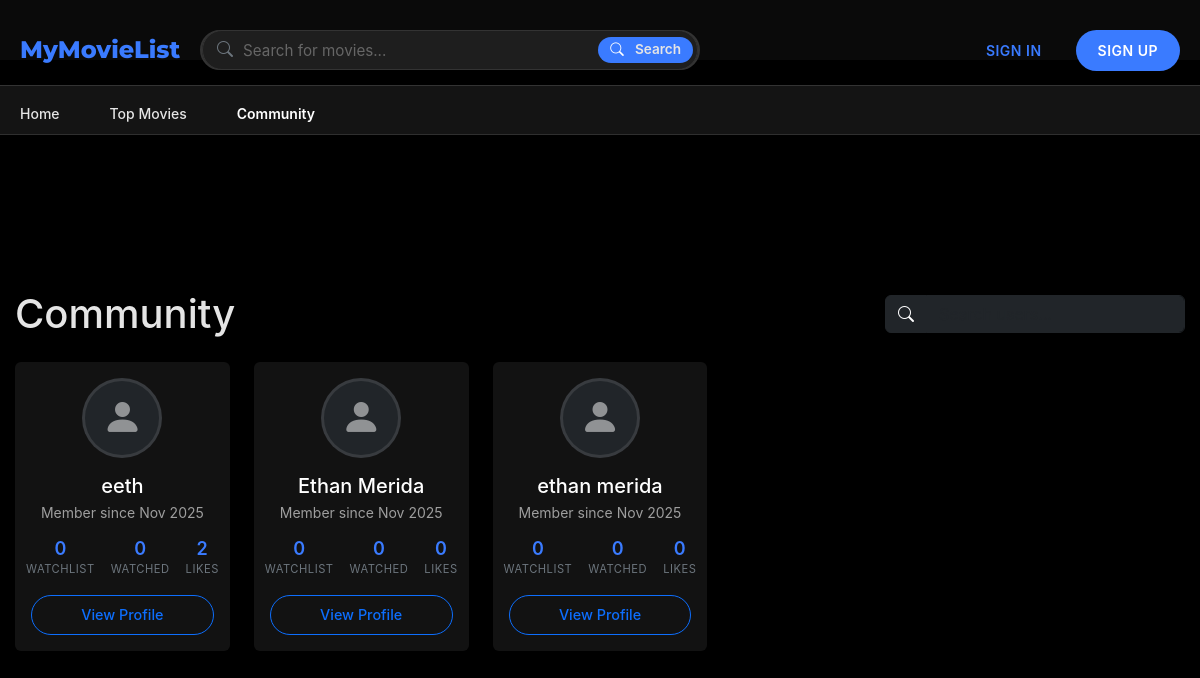
Page /community on the earlier database version.
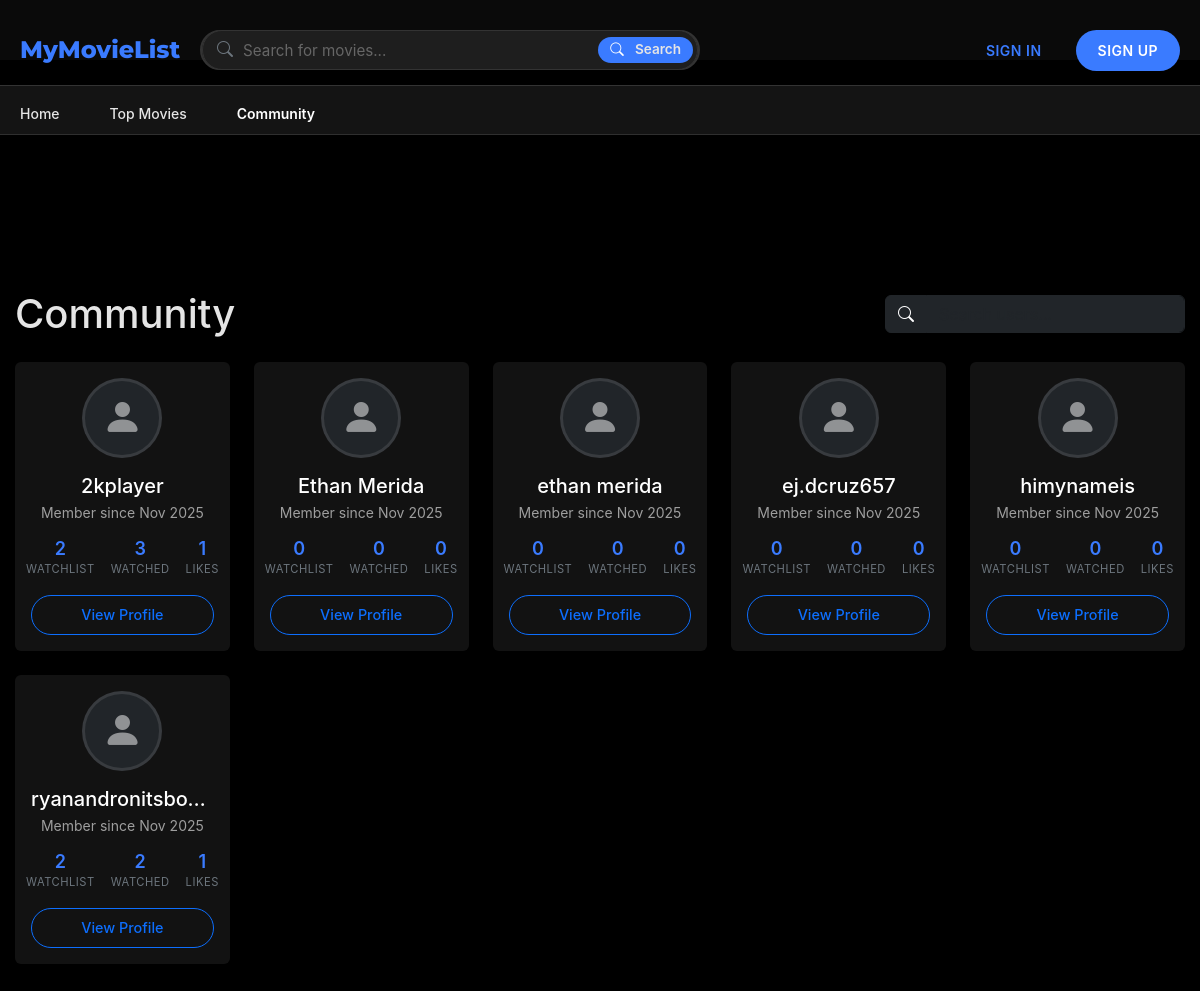
Same page on the later database version.
### board/models.py (models this page shows, shortened)
class User(UserMixin, db.Model):
    __tablename__ = 'users'
    id = db.Column(db.Integer, primary_key=True)
    username = db.Column(db.String(64), unique=True, nullable=False)
    email = db.Column(db.String(120), unique=True, nullable=False)
    password_hash = db.Column(db.String(128))
    created_at = db.Column(db.DateTime, default=datetime.utcnow)
    last_login = db.Column(db.DateTime)
    is_active = db.Column(db.Boolean, default=True)
    watchlist = db.relationship(
        'Movie',
        secondary=watchlist,
        lazy='dynamic',
        backref=db.backref('watchers', lazy='dynamic')
    )
    favorite_movies = db.relationship(
        'Movie',
        secondary=favorites,
        lazy='dynamic',
        backref=db.backref('favorited_by', lazy='dynamic')
    )
    watched_movies = db.relationship(
        'Movie',
        secondary=watched,
        lazy='dynamic',
        backref=db.backref('watched_by', lazy='dynamic')
    )

### board/pages.py (the view)
@bp.route('/community')
def community():
    users = User.query.filter_by(is_active=True)\
                    .order_by(User.last_login.desc())\
                    .limit(50).all()  # Limit to 50 most recent users
    for user in users:
        user.stats = {
            'watchlist_count': user.watchlist.count(),
            'watched_count': user.watched_movies.count(),
            'favorites_count': user.favorite_movies.count()
        }
    return render_template('community.html', users=users)

### board/templates/community.html (shortened to what this page needs)
{% extends "base.html" %}
{% block content %}
<div class="container py-4">
    <div class="d-flex justify-content-between align-items-center mb-4">
        <h1 class="mb-0">Community</h1>
        <div class="d-flex align-items-center">
            <div class="input-group" style="max-width: 300px;">
                <span class="input-group-text bg-dark border-dark"><i class="bi bi-search text-white"></i></span>
                <input type="text" class="form-control bg-dark text-white border-dark" placeholder="Search users..." id="userSearch">
            </div>
        </div>
    </div>
    <div class="row row-cols-2 row-cols-md-3 row-cols-lg-4 row-cols-xl-5 g-4" id="userGrid">
        {% for user in users %}
        <div class="col">
            <div class="card h-100 border-0 shadow-sm hover-shadow transition-all">
                <div class="card-body text-center p-3">
                    <div class="mb-3">
                        <div class="mx-auto position-relative" style="width: 80px; height: 80px;">
                            <div class="avatar-placeholder rounded-circle w-100 h-100 d-flex align-items-center justify-content-center bg-dark">
                                <i class="bi bi-person-fill text-white-50" style="font-size: 2.5rem;"></i>
                            </div>
                        </div>
                    </div>
                    <h5 class="card-title mb-1 text-truncate" title="{{ user.username }}">
                        {{ user.username }}
                    </h5>
                    <p class="text-muted small mb-3">
                        Member since {{ user.created_at.strftime('%b %Y') }}
                    </p>
                    <div class="d-flex justify-content-center gap-3 text-center mb-3">
                        <div class="stat-item">
                            <div class="stat-value">{{ user.stats.watchlist_count }}</div>
                            <div class="stat-label">Watchlist</div>
                        </div>
                        <div class="stat-item">
                            <div class="stat-value">{{ user.stats.watched_count }}</div>
                            <div class="stat-label">Watched</div>
                        </div>
                        <div class="stat-item">
                            <div class="stat-value">{{ user.stats.favorites_count }}</div>
                            <div class="stat-label">Likes</div>
                        </div>
                    </div>
                    <a href="{{ url_for('pages.profile', user_id=user.id) }}"
                       class="btn btn-sm btn-outline-primary w-100">
                        View Profile
                    </a>
                </div>
            </div>
        </div>
        {% endfor %}
    </div>
</div>
{% endblock %}

### board/templates/base.html (shortened to what this page needs)
<!DOCTYPE html>
<html lang="en">
<head>
    <link href="https://cdn.jsdelivr.net/npm/bootstrap@5.3.0/dist/css/bootstrap.min.css" rel="stylesheet">
    <link rel="stylesheet" href="https://cdn.jsdelivr.net/npm/bootstrap-icons@1.10.0/font/bootstrap-icons.css">
    <link rel="stylesheet" href="{{ url_for('static', filename='styles.css') }}">
    <link rel="stylesheet" href="{{ url_for('static', filename='css/movie_transitions.css') }}">
</head>
<body class="{% if request.endpoint == 'pages.my_library' %}library-page{% endif %}">
    <header class="header">
        <div class="header-top d-none d-lg-flex">
            <h1>MyMovieList</h1>
            <div class="search-container">
                <form action="{{ url_for('pages.search') }}" method="GET" class="search-form" id="searchForm">
                    <div class="search-bar">
                        <input
                            type="text"
                            name="q"
                            id="searchInput"
                            value="{{ search_query if search_query is defined else '' }}"
                            placeholder="Search for movies..."
                            class="search-input"
                            aria-label="Search movies"
                            required
                        >
                        <button type="submit" class="search-button" aria-label="Search">
                            <i class="bi bi-search"></i>
                            <span>Search</span>
                        </button>
                    </div>
                </form>
            </div>
            <div class="auth-buttons">
                {% if current_user.is_authenticated %}
                    <div class="dropdown">
                        <button class="btn btn-outline-primary dropdown-toggle" type="button" id="userDropdown" data-bs-toggle="dropdown" data-bs-auto-close="true" aria-expanded="false">
                            <i class="bi bi-person-circle"></i> {{ current_user.username }}
                        </button>
                        <div class="dropdown-menu dropdown-menu-dark dropdown-menu-end" aria-labelledby="userDropdown">
                            <a class="dropdown-item" href="{{ url_for('pages.profile') }}"><i class="bi bi-person me-2"></i>Profile</a>
                            <div class="dropdown-divider"></div>
                            <a class="dropdown-item text-danger" href="{{ url_for('pages.signout') }}"><i class="bi bi-box-arrow-right me-2"></i>Sign Out</a>
                        </div>
                    </div>
                {% else %}
                    <a href="{{ url_for('pages.signin') }}" class="btn btn-outline">Sign In</a>
                    <a href="{{ url_for('pages.signup') }}" class="btn btn-primary">Sign Up</a>
                {% endif %}
            </div>
        </div>
        <nav class="main-nav d-none d-lg-block">
            <div class="nav-container">
                <ul class="nav-links">
                    <li class="{% if request.endpoint == 'pages.home' %}active{% endif %}">
                        <a href="{{ url_for('pages.home') }}">Home</a>
                    </li>
                    <li class="{% if request.endpoint == 'pages.top_movies' %}active{% endif %}">
                        <a href="{{ url_for('pages.top_movies') }}">Top Movies</a>
                    </li>
                    <li class="{% if request.endpoint == 'pages.community' %}active{% endif %}">
                        <a href="{{ url_for('pages.community') }}">Community</a>
                    </li>
                </ul>
            </div>
        </nav>
    </header>
    <main class="main-content">
        {% block content %}{% endblock %}
    </main>
</body>
</html>

### board/templates/community.html (style rules this page uses)
.hover-shadow { transition: transform 0.2s ease, box-shadow 0.2s ease; }
.stat-value { font-weight: 600; line-height: 1; color: var(--accent-color); }
.stat-label { font-size: 0.7rem; color: #6c757d; text-transform: uppercase; letter-spacing: 0.5px; }
.avatar-placeholder { overflow: hidden; border: 3px solid rgba(255, 255, 255, 0.1); }

### board/templates/base.html (style rules this page uses)
.header { transition: all 0.3s ease; }

Differences in the rows shown:
changed User: username "eeth" → "2kplayer"; stats.watchlist_count "0" → "2"; stats.watched_count "0" → "3"; stats.favorites_count "2" → "1"
added User: username "ej.dcruz657", created_at "Nov 2025", stats.watchlist_count "0", stats.watched_count "0", stats.favorites_count "0"
added User: username "himynameis", created_at "Nov 2025", stats.watchlist_count "0", stats.watched_count "0", stats.favorites_count "0"
added User: username "ryanandronitsbo…", created_at "Nov 2025", stats.watchlist_count "2", stats.watched_count "2", stats.favorites_count "1"
